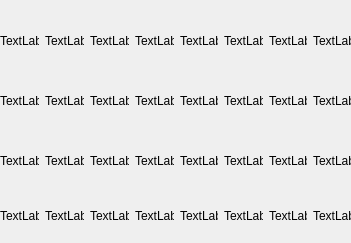
<?xml version="1.0" encoding="UTF-8"?>
<ui version="4.0">
 <class>SelectEmoji</class>
 <widget class="QWidget" name="SelectEmoji">
  <property name="geometry">
   <rect>
    <x>0</x>
    <y>0</y>
    <width>351</width>
    <height>243</height>
   </rect>
  </property>
  <property name="windowTitle">
   <string/>
  </property>
  <property name="windowIcon">
   <iconset resource="icon_rec.qrc">
    <normaloff>:/icons/icons/icon.png</normaloff>:/icons/icons/icon.png</iconset>
  </property>
  <widget class="QWidget" name="widget" native="true">
   <property name="geometry">
    <rect>
     <x>0</x>
     <y>10</y>
     <width>351</width>
     <height>61</height>
    </rect>
   </property>
   <layout class="QGridLayout" name="gridLayout">
    <item row="0" column="12">
     <widget class="QLabel" name="label_5">
      <property name="text">
       <string>TextLabel</string>
      </property>
      <property name="scaledContents">
       <bool>true</bool>
      </property>
     </widget>
    </item>
    <item row="0" column="10">
     <widget class="QLabel" name="label_4">
      <property name="text">
       <string>TextLabel</string>
      </property>
      <property name="scaledContents">
       <bool>true</bool>
      </property>
     </widget>
    </item>
    <item row="0" column="15">
     <widget class="QLabel" name="label_6">
      <property name="text">
       <string>TextLabel</string>
      </property>
      <property name="scaledContents">
       <bool>true</bool>
      </property>
     </widget>
    </item>
    <item row="0" column="0">
     <widget class="QLabel" name="label_0">
      <property name="text">
       <string>TextLabel</string>
      </property>
      <property name="scaledContents">
       <bool>true</bool>
      </property>
     </widget>
    </item>
    <item row="0" column="4">
     <widget class="QLabel" name="label_1">
      <property name="text">
       <string>TextLabel</string>
      </property>
      <property name="scaledContents">
       <bool>true</bool>
      </property>
     </widget>
    </item>
    <item row="0" column="16">
     <widget class="QLabel" name="label_7">
      <property name="text">
       <string>TextLabel</string>
      </property>
      <property name="scaledContents">
       <bool>true</bool>
      </property>
     </widget>
    </item>
    <item row="0" column="8">
     <widget class="QLabel" name="label_2">
      <property name="text">
       <string>TextLabel</string>
      </property>
      <property name="scaledContents">
       <bool>true</bool>
      </property>
     </widget>
    </item>
    <item row="0" column="9">
     <widget class="QLabel" name="label_3">
      <property name="text">
       <string>TextLabel</string>
      </property>
      <property name="scaledContents">
       <bool>true</bool>
      </property>
     </widget>
    </item>
   </layout>
  </widget>
  <widget class="QWidget" name="widget_2" native="true">
   <property name="geometry">
    <rect>
     <x>0</x>
     <y>70</y>
     <width>351</width>
     <height>61</height>
    </rect>
   </property>
   <layout class="QGridLayout" name="gridLayout_2">
    <item row="0" column="12">
     <widget class="QLabel" name="label_8">
      <property name="text">
       <string>TextLabel</string>
      </property>
      <property name="scaledContents">
       <bool>true</bool>
      </property>
     </widget>
    </item>
    <item row="0" column="10">
     <widget class="QLabel" name="label_9">
      <property name="text">
       <string>TextLabel</string>
      </property>
      <property name="scaledContents">
       <bool>true</bool>
      </property>
     </widget>
    </item>
    <item row="0" column="15">
     <widget class="QLabel" name="label_10">
      <property name="text">
       <string>TextLabel</string>
      </property>
      <property name="scaledContents">
       <bool>true</bool>
      </property>
     </widget>
    </item>
    <item row="0" column="0">
     <widget class="QLabel" name="label_11">
      <property name="text">
       <string>TextLabel</string>
      </property>
      <property name="scaledContents">
       <bool>true</bool>
      </property>
     </widget>
    </item>
    <item row="0" column="4">
     <widget class="QLabel" name="label_12">
      <property name="text">
       <string>TextLabel</string>
      </property>
      <property name="scaledContents">
       <bool>true</bool>
      </property>
     </widget>
    </item>
    <item row="0" column="16">
     <widget class="QLabel" name="label_13">
      <property name="text">
       <string>TextLabel</string>
      </property>
      <property name="scaledContents">
       <bool>true</bool>
      </property>
     </widget>
    </item>
    <item row="0" column="8">
     <widget class="QLabel" name="label_14">
      <property name="text">
       <string>TextLabel</string>
      </property>
      <property name="scaledContents">
       <bool>true</bool>
      </property>
     </widget>
    </item>
    <item row="0" column="9">
     <widget class="QLabel" name="label_15">
      <property name="text">
       <string>TextLabel</string>
      </property>
      <property name="scaledContents">
       <bool>true</bool>
      </property>
     </widget>
    </item>
   </layout>
  </widget>
  <widget class="QWidget" name="widget_3" native="true">
   <property name="geometry">
    <rect>
     <x>0</x>
     <y>130</y>
     <width>351</width>
     <height>61</height>
    </rect>
   </property>
   <layout class="QGridLayout" name="gridLayout_3">
    <item row="0" column="12">
     <widget class="QLabel" name="label_16">
      <property name="text">
       <string>TextLabel</string>
      </property>
      <property name="scaledContents">
       <bool>true</bool>
      </property>
     </widget>
    </item>
    <item row="0" column="10">
     <widget class="QLabel" name="label_17">
      <property name="text">
       <string>TextLabel</string>
      </property>
      <property name="scaledContents">
       <bool>true</bool>
      </property>
     </widget>
    </item>
    <item row="0" column="15">
     <widget class="QLabel" name="label_18">
      <property name="text">
       <string>TextLabel</string>
      </property>
      <property name="scaledContents">
       <bool>true</bool>
      </property>
     </widget>
    </item>
    <item row="0" column="0">
     <widget class="QLabel" name="label_19">
      <property name="text">
       <string>TextLabel</string>
      </property>
      <property name="scaledContents">
       <bool>true</bool>
      </property>
     </widget>
    </item>
    <item row="0" column="4">
     <widget class="QLabel" name="label_20">
      <property name="text">
       <string>TextLabel</string>
      </property>
      <property name="scaledContents">
       <bool>true</bool>
      </property>
     </widget>
    </item>
    <item row="0" column="16">
     <widget class="QLabel" name="label_21">
      <property name="text">
       <string>TextLabel</string>
      </property>
      <property name="scaledContents">
       <bool>true</bool>
      </property>
     </widget>
    </item>
    <item row="0" column="8">
     <widget class="QLabel" name="label_22">
      <property name="text">
       <string>TextLabel</string>
      </property>
      <property name="scaledContents">
       <bool>true</bool>
      </property>
     </widget>
    </item>
    <item row="0" column="9">
     <widget class="QLabel" name="label_23">
      <property name="text">
       <string>TextLabel</string>
      </property>
      <property name="scaledContents">
       <bool>true</bool>
      </property>
     </widget>
    </item>
   </layout>
  </widget>
  <widget class="QWidget" name="widget_4" native="true">
   <property name="geometry">
    <rect>
     <x>0</x>
     <y>190</y>
     <width>351</width>
     <height>51</height>
    </rect>
   </property>
   <layout class="QGridLayout" name="gridLayout_4">
    <item row="0" column="12">
     <widget class="QLabel" name="label_24">
      <property name="text">
       <string>TextLabel</string>
      </property>
      <property name="scaledContents">
       <bool>true</bool>
      </property>
     </widget>
    </item>
    <item row="0" column="10">
     <widget class="QLabel" name="label_25">
      <property name="text">
       <string>TextLabel</string>
      </property>
      <property name="scaledContents">
       <bool>true</bool>
      </property>
     </widget>
    </item>
    <item row="0" column="15">
     <widget class="QLabel" name="label_26">
      <property name="text">
       <string>TextLabel</string>
      </property>
      <property name="scaledContents">
       <bool>true</bool>
      </property>
     </widget>
    </item>
    <item row="0" column="0">
     <widget class="QLabel" name="label_27">
      <property name="text">
       <string>TextLabel</string>
      </property>
      <property name="scaledContents">
       <bool>true</bool>
      </property>
     </widget>
    </item>
    <item row="0" column="4">
     <widget class="QLabel" name="label_28">
      <property name="text">
       <string>TextLabel</string>
      </property>
      <property name="scaledContents">
       <bool>true</bool>
      </property>
     </widget>
    </item>
    <item row="0" column="16">
     <widget class="QLabel" name="label_29">
      <property name="text">
       <string>TextLabel</string>
      </property>
      <property name="scaledContents">
       <bool>true</bool>
      </property>
     </widget>
    </item>
    <item row="0" column="8">
     <widget class="QLabel" name="label_30">
      <property name="text">
       <string>TextLabel</string>
      </property>
      <property name="scaledContents">
       <bool>true</bool>
      </property>
     </widget>
    </item>
    <item row="0" column="9">
     <widget class="QLabel" name="label_31">
      <property name="text">
       <string>TextLabel</string>
      </property>
      <property name="scaledContents">
       <bool>true</bool>
      </property>
     </widget>
    </item>
   </layout>
  </widget>
 </widget>
 <resources>
  <include location="icon_rec.qrc"/>
 </resources>
 <connections/>
</ui>
